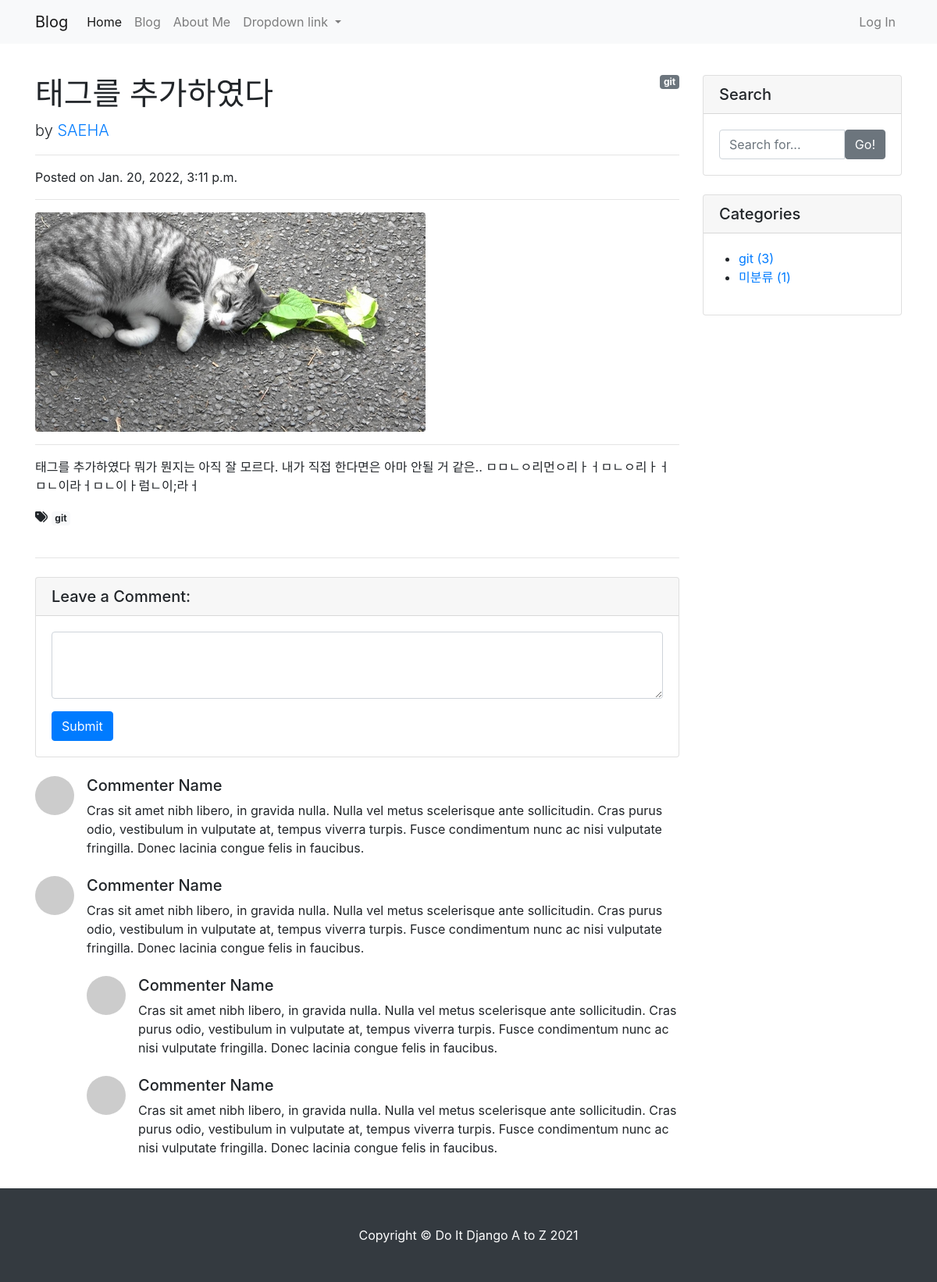
Page /blog/8/ on the committed database.
### blog/models.py (models this page shows, shortened)
class Alert_history(models.Model):
    date = models.CharField(max_length=30)
    alert_rating = models.FloatField()
    alert_g_spread = models.FloatField()
    alert_bm_spread = models.FloatField()
    alert_ai = models.FloatField()
    alert = models.FloatField()
    total = models.FloatField()
    region = models.FloatField()
    content = models.TextField()
    create_at = models.DateTimeField(auto_now_add=True, null=True)  # 새로 작성했을 때 생성
    update_at = models.DateTimeField(auto_now=True)  # 수정했을 때 업데이트
    head_image = models.ImageField(upload_to='blog/images/%Y/%m/%d', blank=True)  # 이미지
    file_upload = models.FileField(upload_to='blog/images/%Y/%m/%d', blank=True)  # 파일 업로드를 위한 FileField
    author = models.ForeignKey(User, null=True, on_delete=models.SET_NULL)
    category = models.ForeignKey(Category, null=True, blank=True, on_delete=models.SET_NULL)
    tag = models.ManyToManyField(Tag, blank=True)

class Category(models.Model):
    name = models.CharField(max_length=50, unique=True)
    slug = models.SlugField(max_length=200, unique=True, allow_unicode=True)
    def __str__(self):
        return self.name
    def get_absolute_url(self):
        return f'/blog/category/{self.slug}/'
    class Meta:
        verbose_name_plural = 'categories'

class Tag(models.Model):
    name = models.CharField(max_length=50)
    slug = models.SlugField(max_length=200, unique=True, allow_unicode=True)
    def __str__(self):
        return self.name
    def get_absolute_url(self):
        return f'/blog/tag/{self.slug}/'

### blog/views.py (the view)
# urls.py: path('<int:pk>/', views.PostDetail.as_view()), #CBV로 페이지 만들기
class PostDetail(DetailView):
    model = Alert_history
    def get_context_data(self, **kwargs):
        context = super(PostDetail, self).get_context_data()
        context['categories'] = Category.objects.all()
        context['no_category_post_count'] = Alert_history.objects.filter(category=None).count()
        return context

### blog/templates/blog/alert_history_detail.html (shortened to what this page needs)
{% extends 'blog/base.html' %}
{% block main_area %}
    <div id="post-area">
        {% if alert_history.category %}
            <span class="badge badge-secondary float-right">{{ alert_history.category }}</span>
        {% else %}
            <span class="badge badge-secondary float-right">미분류</span>
        {% endif %}
        <h1 class="mt-4">{{ alert_history.date }}</h1>
        <p class="lead">
            by
            <a href="#">{{ alert_history.author | upper}}</a>
        </p>
        <hr>
        <p>Posted on {{ alert_history.create_at }}</p>
        <hr>
        {% if alert_history.head_image %}
            <img class="img-fluid rounded" src="{{ alert_history.head_image.url }}" alt="{{ alert_history.date }} head_image">
        {% else %}
            <img class="img-fluid rounded" src="https://picsum.photos/seed/{{ alert_history.id }}/800/200" alt="random_image">
        {% endif %}
        <hr>
        <p>{{ alert_history.content }}</p>
        {% if alert_history.tag.exists %}
            <i class="fas fa-tags"></i>
            {% for tag in alert_history.tag.all %}
                <a href="{{ tag.get_absolute_url }}" class="badge badge-light">{{ tag }}</a>
            {% endfor %}
            <br/>
            <br/>
        {% endif %}
        <hr>
    </div>
    <div id="comment-area">
        <div class="card my-4">
            <h5 class="card-header">Leave a Comment:</h5>
            <div class="card-body">
                <form>
                    <div class="form-group">
                        <textarea class="form-control" rows="3"></textarea>
                    </div>
                    <button type="submit" class="btn btn-primary">Submit</button>
                </form>
            </div>
        </div>
        <div class="media mb-4">
            <img class="d-flex mr-3 rounded-circle" src="http://placehold.it/50x50" alt="">
            <div class="media-body">
                <h5 class="mt-0">Commenter Name</h5>
                Cras sit amet nibh libero, in gravida nulla. Nulla vel metus scelerisque ante sollicitudin. Cras purus
                odio, vestibulum in vulputate at, tempus viverra turpis. Fusce condimentum nunc ac nisi vulputate
                fringilla. Donec lacinia congue felis in faucibus.
            </div>
        </div>
        <div class="media mb-4">
            <img class="d-flex mr-3 rounded-circle" src="http://placehold.it/50x50" alt="">
            <div class="media-body">
                <h5 class="mt-0">Commenter Name</h5>
                Cras sit amet nibh libero, in gravida nulla. Nulla vel metus scelerisque ante sollicitudin. Cras purus
                odio, vestibulum in vulputate at, tempus viverra turpis. Fusce condimentum nunc ac nisi vulputate
                fringilla. Donec lacinia congue felis in faucibus.
                <div class="media mt-4">
                    <img class="d-flex mr-3 rounded-circle" src="http://placehold.it/50x50" alt="">
                    <div class="media-body">
                        <h5 class="mt-0">Commenter Name</h5>
                        Cras sit amet nibh libero, in gravida nulla. Nulla vel metus scelerisque ante sollicitudin. Cras
                        purus odio, vestibulum in vulputate at, tempus viverra turpis. Fusce condimentum nunc ac nisi
                        vulputate fringilla. Donec lacinia congue felis in faucibus.
                    </div>
                </div>
                <div class="media mt-4">
                    <img class="d-flex mr-3 rounded-circle" src="http://placehold.it/50x50" alt="">
                    <div class="media-body">
                        <h5 class="mt-0">Commenter Name</h5>
                        Cras sit amet nibh libero, in gravida nulla. Nulla vel metus scelerisque ante sollicitudin. Cras
                        purus odio, vestibulum in vulputate at, tempus viverra turpis. Fusce condimentum nunc ac nisi
                        vulputate fringilla. Donec lacinia congue felis in faucibus.
                    </div>
                </div>
            </div>
        </div>
    </div>
{% endblock %}

### blog/templates/blog/base.html (shortened to what this page needs)
{% load static %}
{% load bootstrap4 %}
<!DOCTYPE html>
<html>
<head>
{% include 'blog/CND.html' %}
</head>
<body>
{% include 'blog/navbar.html' %}
<div class="container my-3">
    <div class="row">
        <div class="col-md-8 col-lg-9" id="main-area">
            {% block main_area %}
            {% endblock %}
        </div>
        <div class="col-md-4 col-lg-3">
            <div class="card my-4">
                <h5 class="card-header">Search</h5>
                <div class="card-body">
                    <div class="input-group">
                        <input type="text" class="form-control" placeholder="Search for...">
                        <span class="input-group-btn">
                                <button class="btn btn-secondary" type="button">Go!</button>
                            </span>
                    </div>
                </div>
            </div>
            <div class="card my-4">
                <h5 class="card-header">Categories</h5>
                <div class="card-body">
                    <div class="row">
                        <ul>
                            {% for category in categories %}
                                <li>
                                    <a href="{{ category.get_absolute_url }}">{{ category }} ({{ category.alert_history_set.count }})</a>
                                </li>
                            {% endfor %}
                            <li>
                                <a href="/blog/category/no_category/">미분류 ({{ no_category_post_count }})</a>
                            </li>
                        </ul>
                    </div>
                </div>
            </div>
        </div>
    </div>
</div>
{% include 'blog/footer.html' %}
</body>
</html>

### rows in the picture
Alert_history: category "git", date "태그를 추가하였다", author "SAEHA", create_at "Jan. 20, 2022, 3:11 p.m.", head_image (picture), content "태그를 추가하였다 뭐가 뭔지는 아직 잘 모르다. 내가 직접 한다면은 아마 안될 거 같은.. ㅁㅁㄴㅇ리먼ㅇ리ㅏㅓㅁㄴㅇ리ㅏㅓㅁㄴ이라ㅓㅁㄴ이ㅏ럼ㄴ이;라ㅓ"
Tag: name "git"
Category: name "git", alert_history_set.count "3"

### other values in the picture
{{ no_category_post_count }} "1"
